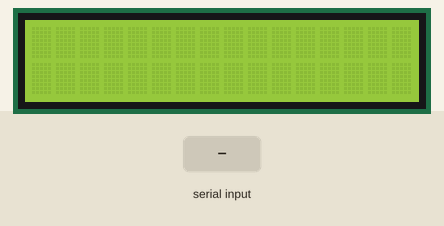
Bench run of a sketch on a simulated Arduino Uno, built with avr-gcc and run on an emulated ATmega328P. On the bench: 16×2 character LCD. The test bench sets the inputs (shaded band). What the sketch prints to the serial monitor is not drawn.

Above: at 1.2 s.
1.3 s: "1" received over Serial
At 2.1 s:
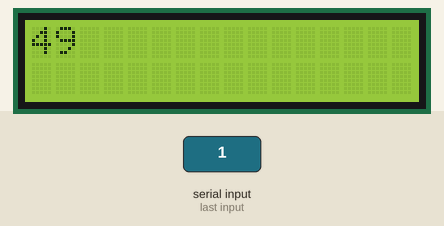
2.8 s: "0" received over Serial
4.3 s: "2" received over Serial
At 5.7 s:
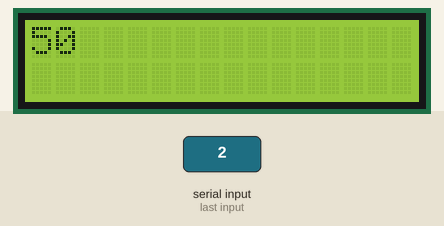
Timing chart, 0 to 7.3 s (numbered marks = the images above; inputs shaded):
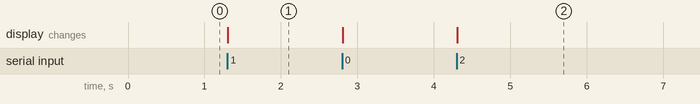

Measured:
- after the input at 1.3 s, the display: changes at once (image 1)
- after the input at 4.3 s, the display: changes at once (image 2)

The sketch:

LcdW.ino
```cpp
#include <LiquidCrystal_I2C.h>

String data;

LiquidCrystal_I2C lcd(0x27,16,2);

void setup()
{
  Serial.begin(9600); // Bandımızı seçtik Pythonda seçtiğimiz bant ile aynı olmasına dikkat edelim
  Serial.print("Program basladiii");

  lcd.begin();
  lcd.backlight(); // Lcd nin ışığını veriyoruz
  //lcd.setCursor(0,0); //imleci 1.satır ilk karaktere getiriyoruz.
  //lcd.print("Burak <3"); //İlk satıra yazalım
  //lcd.setCursor(0,1); //imleci 2.satır ilk karaktere getiriyoruz.
  //lcd.print("AAAAAAAAAAAA"); /
  // Buradaki yorum satırları Lcdye proje haricindede başka nasıl kullanabileceğinizi anlatmakta
  //Bu Programın Çalışabilmesi İçin l2C LCD ekrana ihtiyacınız vardır
  //Python Dosyasını çalıştırdıktan sonra arduinonun bilgisayara takılı olduğuna dikkat edin
}


void loop() {


  while(Serial.available()) // Eğer Seri bağlantı mevcut ise sonsuz döngüye alıyoruz
  {

    data = Serial.read(); // Seri Bağlantı Yolu İle Gelen Verileri Okuyup data değişkenine veriyoruz

  }


  lcd.setCursor(0,0); // Lcd nin Ust Kısmı

  // Alt Kısmını Kullanmak için
  // lcd.setCursor(0,1);
  // Olarak Değştirebilirsiniz

  lcd.print(data);
}
```
